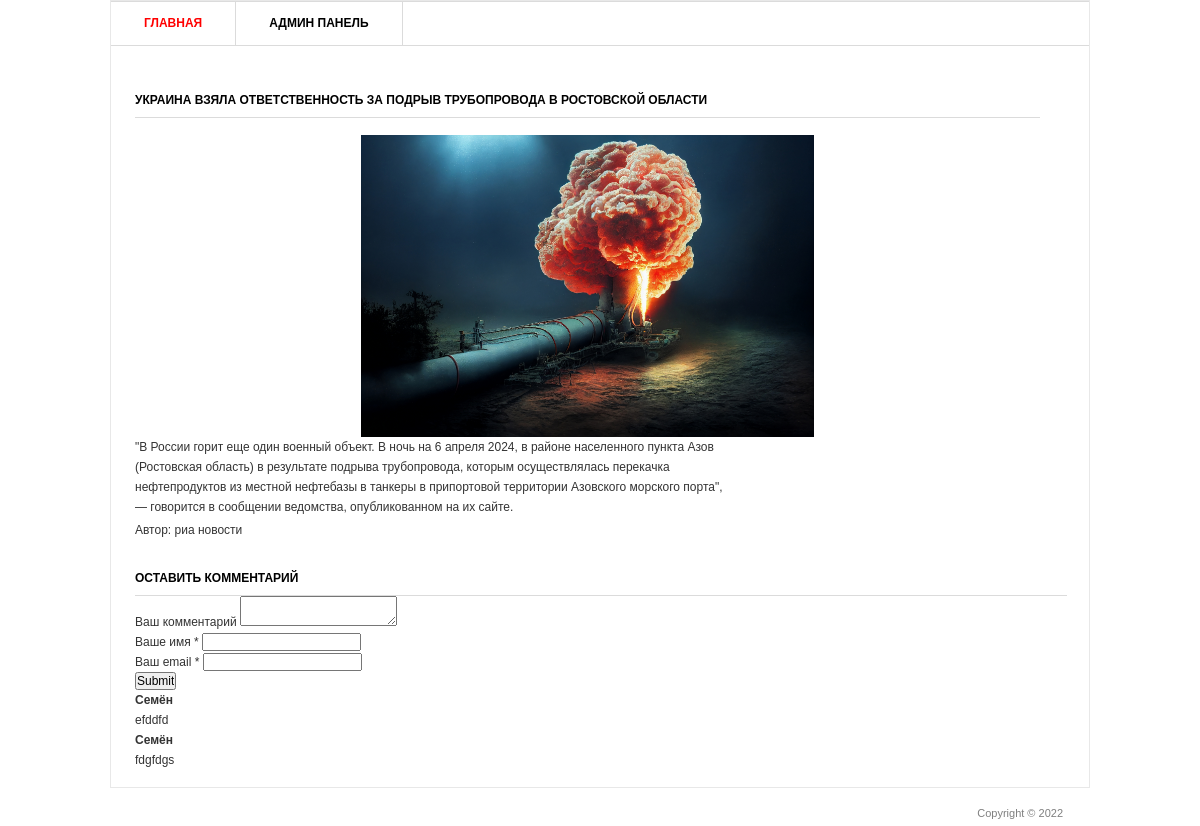
Page /2/ on the committed database.
### blog/models.py (models this page shows, shortened)
class Post(models.Model):
    title = models.CharField('Заголовок записи', max_length=100)
    description = models.TextField('Текст записи')
    author = models.CharField('Имя автора', max_length=100)
    date = models.DateField('Дата публикации')
    img = models.ImageField('Изображение', upload_to='image/%Y')
    class Meta:
            verbose_name = 'Запись'
            verbose_name_plural = 'Записи'

class Comments(models.Model):
    email = models.EmailField()
    name = models.CharField('Имя', max_length=50)
    text_comments = models.TextField('Текст комментария', max_length=2000)
    post = models.ForeignKey(Post, verbose_name='Публикация', on_delete=models.CASCADE)
    class Meta:
            verbose_name = 'Комментарий'
            verbose_name_plural = 'Комментарии'

### blog/views.py (the view)
# urls.py: path('<int:pk>/', views.PostDetail.as_view()),
class PostDetail(View):
    def get(self, request, pk):
        post = Post.objects.get(id=pk)
        return render(request,'blog/blog_detail.html',{'post':post})

### templates/blog/blog_detail.html (shortened to what this page needs)
{% load static %}
<html >
<head>
	<link rel="stylesheet" href="{% static 'css/style.css' %}" type="text/css" media="all" />
</head>
<body>
<div class="shell">
	<div class="border">
		<div id="navigation">
			<ul>
			    <li><a href="/" class="active">Главная</a></li>
			    <li><a href="/admin">Админ панель</a></li>
			</ul>
		</div>
		<div id="main">
			<div id="content" class="left">
				<div class="projects">
					<h3>{{ post.title }}</h3>
					<p align="center">
						<img src="{{ post.img.url }}"  width="50%"/>
					</p>
					<div class="item">
						<div class="text left">
							<p>{{ post.description }}</p>
							<p> Автор: {{ post.author }}</p>
						</div>
					</div>
				</div>
			</div>
			<div class="form-comment">
				<h3>Оставить комментарий</h3>
				<div>
					<form action="{% url 'add_comments' post.id %}" method="post">
						<div>
							<label>Ваш комментарий</label>
							<textarea name="text_comments"></textarea>
						</div>
						<div>
							<label>Ваше имя *</label>
							<input type="text" name="name">
						</div>
						<div>
							<label>Ваш email *</label>
							<input type="email" name="email">
						</div>
						<div>
							<input type="submit">
						</div>
					</form>
				</div>
			</div>
			<div>
				{% for comment in post.comments_set.all %}
				<div class="view-comment">
					<h4>{{ comment.name }}</h4>
					<p>{{ comment.text_comments }}</p>
				</div>
				{% endfor %}
			</div>
		</div>
	</div>
	<div id="footer">
		<p class="copy right">Copyright &copy;  2022 </p>
	</div>
</div>
</body>
</html>

### static/css/style.css (style rules this page uses)
* { margin: 0; padding: 0; outline:0; }
body { font-size: 12px; line-height: 20px; font-family: Georgia, Arial, Helvetica, Sans-Serif; color: #333; background: url() repeat 0 0; }
a { color: #ff0000; text-decoration: none; cursor:pointer; }
input, textarea, select { font-family: Arial, Helvetica, sans-serif; font-size:12px; }
textarea { overflow:auto; }
.left, .alignleft { float: left; display: inline; }
.right, .alignright { float: right; display: inline; }
.shell { width: 980px; margin: 0 auto; }
.border { border: 1px solid #e8e8e8; background: #fff; position: relative; }
#navigation { height: 43px; border-top: 1px solid #dbdbdb; border-bottom: 1px solid #dbdbdb; }
#navigation ul { list-style: none; }
#navigation ul li { float: left; height: 43px; border-right: 1px solid #dbdbdb; font-size: 12px; line-height: 43px; font-weight: bold; text-transform: uppercase; }
#navigation ul li a { float: left; height: 43px; color: #000; padding: 0 33px; }
#navigation ul li a:hover, #navigation ul li a.active { color: #ff0000; text-decoration: none; }
#main { width: 932px; padding: 37px 24px 17px 24px; }
#main h3 { font-size: 12px; line-height: 15px; color: #000; text-transform: uppercase; border-bottom: 1px solid #dbdbdb; padding: 0 0 9px 0; }
#content { width: 905px; }
.projects { padding: 10px 0 0 0; }
.projects h3 { margin: 0 0 17px 0; }
.projects .item { margin: 0 0 28px 0; }
.projects .text { width: 600px; }
.projects .text p { padding: 0 0 3px 0; }
#footer { font-family: Arial, sans-serif; font-size: 11px; line-height: 14px; color: #7f7f7f; padding: 18px 27px 20px 38px; }

### rows in the picture
Post: title "УКРАИНА ВЗЯЛА ОТВЕТСТВЕННОСТЬ ЗА ПОДРЫВ ТРУБОПРОВОДА В РОСТОВСКОЙ ОБЛАСТИ", img (picture), description "\"В России горит еще один военный объект. В ночь на 6 апреля 2024, в районе населенного пункта Азов (Ростовская область) в результате подрыва трубопровода, которым осуществлялась перекачка нефтепродуктов из местной нефтебазы в танкеры в припортовой территории Азовского морского порта\", — говорится в сообщении ведомства, опубликованном на их сайте.", author "риа новости"
Comments: name "Семён", text_comments "efddfd"
Comments: name "Семён", text_comments "fdgfdgs"
